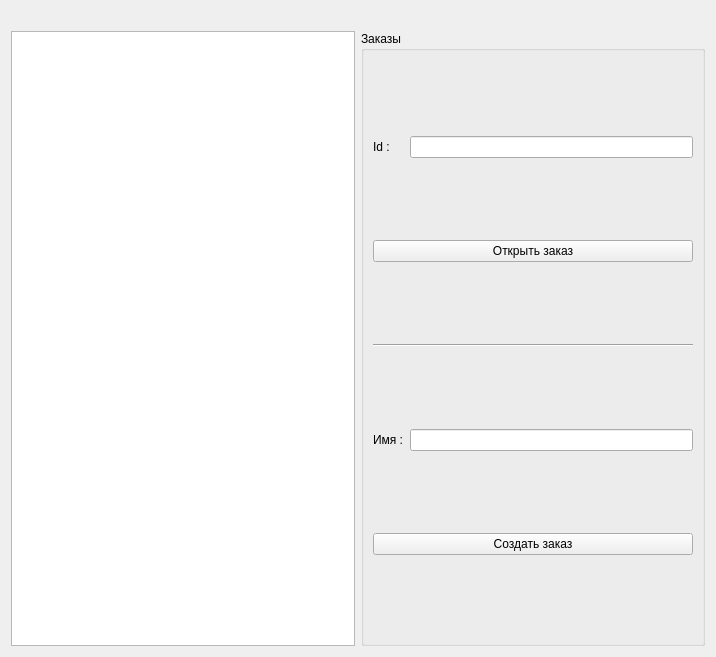
<?xml version="1.0" encoding="UTF-8"?>
<ui version="4.0">
 <class>OrdersForm</class>
 <widget class="QWidget" name="OrdersForm">
  <property name="geometry">
   <rect>
    <x>0</x>
    <y>0</y>
    <width>716</width>
    <height>657</height>
   </rect>
  </property>
  <property name="windowTitle">
   <string>Form</string>
  </property>
  <layout class="QGridLayout" name="gridLayout_2">
   <item row="0" column="0" colspan="2">
    <widget class="QLabel" name="label_DB">
     <property name="text">
      <string/>
     </property>
    </widget>
   </item>
   <item row="1" column="0">
    <widget class="QTableView" name="tableView_Orders"/>
   </item>
   <item row="1" column="1">
    <widget class="QGroupBox" name="groupBox_Orders">
     <property name="title">
      <string>Заказы</string>
     </property>
     <layout class="QGridLayout" name="gridLayout">
      <item row="3" column="0">
       <widget class="QLabel" name="label_Name">
        <property name="text">
         <string>&lt;html&gt;&lt;head/&gt;&lt;body&gt;&lt;p&gt;Имя :&lt;/p&gt;&lt;/body&gt;&lt;/html&gt;</string>
        </property>
       </widget>
      </item>
      <item row="0" column="0">
       <widget class="QLabel" name="label_ID">
        <property name="text">
         <string>Id :</string>
        </property>
       </widget>
      </item>
      <item row="0" column="1">
       <widget class="QLineEdit" name="lineEdit_Open"/>
      </item>
      <item row="1" column="0" colspan="2">
       <widget class="QPushButton" name="pushButton_Open">
        <property name="text">
         <string>Открыть заказ</string>
        </property>
       </widget>
      </item>
      <item row="3" column="1">
       <widget class="QLineEdit" name="lineEdit_Create"/>
      </item>
      <item row="4" column="0" colspan="2">
       <widget class="QPushButton" name="pushButton_Create">
        <property name="text">
         <string>Создать заказ</string>
        </property>
       </widget>
      </item>
      <item row="2" column="0" colspan="2">
       <widget class="Line" name="line">
        <property name="orientation">
         <enum>Qt::Horizontal</enum>
        </property>
       </widget>
      </item>
     </layout>
    </widget>
   </item>
  </layout>
 </widget>
 <resources/>
 <connections/>
</ui>
